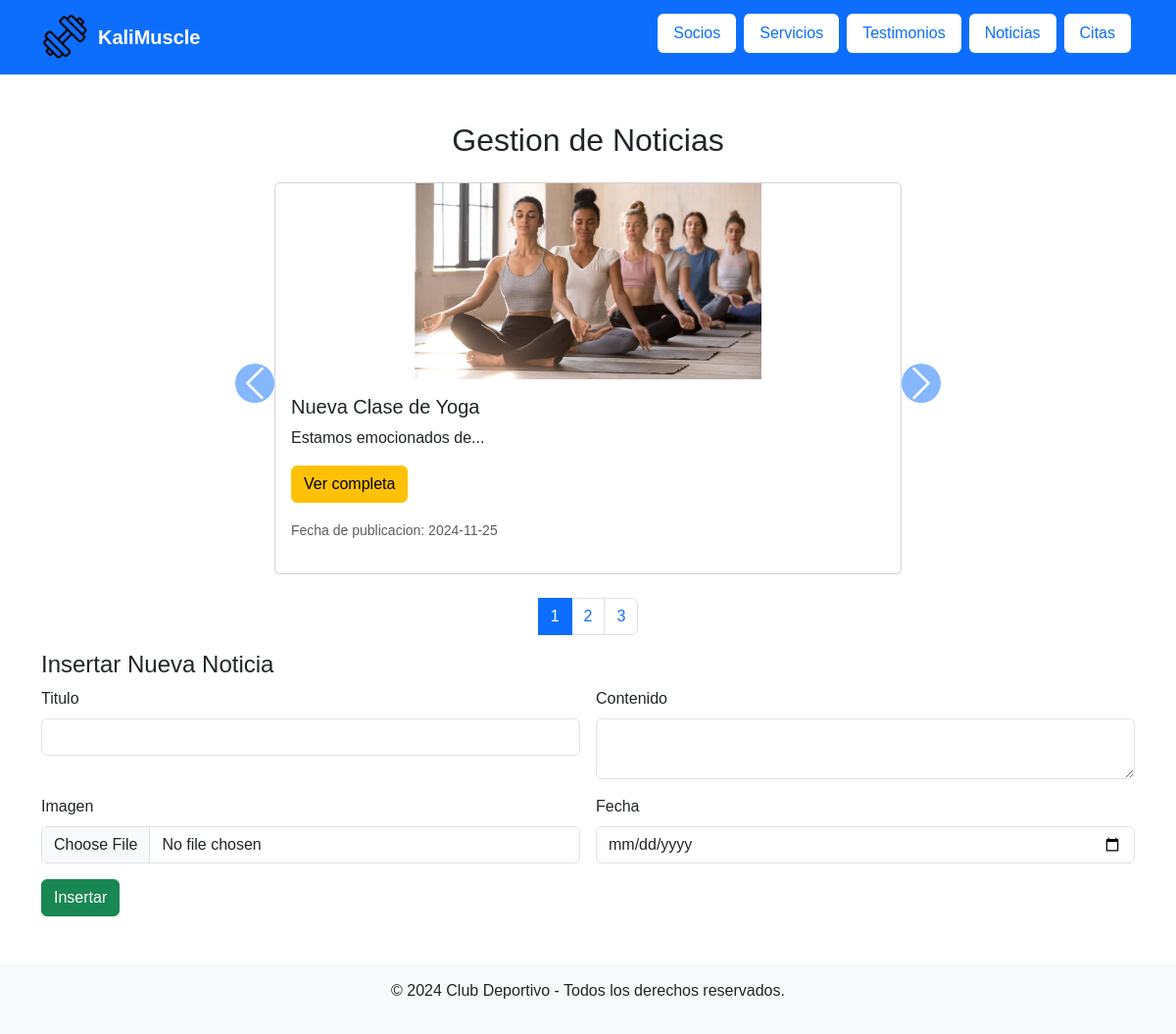
The page /php/noticias.php on the database its author committed.
### tables this page shows
CREATE TABLE `noticia` (
  `id` int(11) NOT NULL,
  `titulo` varchar(100) NOT NULL,
  `contenido` varchar(50000) NOT NULL,
  `imagen` varchar(100) NOT NULL,
  `fecha` date NOT NULL
);

### funciones/crud.php (the view, shortened to what this page needs)
<?php
function numeroNoticias($conexionBD)
{
    $sentencia = "SELECT COUNT(id) as Total FROM noticia";
    $consulta = $conexionBD->prepare($sentencia);
    $consulta->execute();
    $resultado = $consulta->get_result();
    while ($fila = $resultado->fetch_array(MYSQLI_ASSOC)) {
        $total = (int) $fila["Total"];
        return $total;
    }
}
function listarNoticias($conexionBD, $numero)
{
    $consulta = "SELECT * FROM noticia LIMIT 4 OFFSET ?";
    $resultado = $conexionBD->prepare($consulta);
    $resultado->bind_param("i", $numero);
    $resultado->execute();
    $resultado = $resultado->get_result();
    if ($resultado->num_rows > 0) {
        echo '<div id="carouselNoticias" class="carousel slide" data-bs-ride="carousel">';
        echo '<div class="carousel-inner">';
        $activa = true;
        while ($fila = $resultado->fetch_assoc()) {
            $id = $fila['id'];
            $titulo = $fila['titulo'];
            $contenido = $fila['contenido'];
            $imagen = $fila['imagen'];
            $fecha = $fila['fecha'];
            $contenidoLimitado = implode(' ', array_slice(explode(' ', $contenido), 0, 3)) . '...';
            echo '
            <div class="carousel-item ' . ($activa ? 'active' : '') . '">
                <div class="card mx-auto" style="width: 80%;">
                    <img src="' . $imagen . '" class="card-img-top" alt="Imagen de ' . $titulo . '" style="height: 300px; object-fit: contain;">
                    <div class="card-body">
                        <h5 class="card-title">' . $titulo . '</h5>
                        <p class="card-text">' . $contenidoLimitado . '</p>
                        <p><a href="modificar_ver/ver_noticia.php?id=' . $id . '" class="btn btn-warning">Ver completa</a></p>
                        <p class="text-muted"><small>Fecha de publicacion: ' . $fecha . '</small></p>
                    </div>
                </div>
            </div>';
            $activa = false;
        }
        echo '</div>';
        echo '
        <button class="carousel-control-prev" type="button" data-bs-target="#carouselNoticias" data-bs-slide="prev">
            <span class="carousel-control-prev-icon" aria-hidden="true"></span>
            <span class="visually-hidden">Anterior</span>
        </button>
        <button class="carousel-control-next" type="button" data-bs-target="#carouselNoticias" data-bs-slide="next">
            <span class="carousel-control-next-icon" aria-hidden="true"></span>
            <span class="visually-hidden">Siguiente</span>
        </button>';
        echo '</div>';
    } else {
        echo '<p class="text-center text-muted">No hay noticias disponibles.</p>';
    }
}
?>
<?php
function carrusel($conexion)
{
    $pagina = $_GET['pagina'] ?? 1;
    $division = ($pagina - 1) * 4;
    listarNoticias($conexion, $division);
    $totalNoticias = numeroNoticias($conexion);
    $totalPaginas = ceil($totalNoticias / 4);
    echo '<nav class="mt-4"><ul class="pagination justify-content-center">';
    for ($i = 1; $i <= $totalPaginas; $i++) {
        $activa = ($i == $pagina) ? 'active text-white bg-primary' : '';
        echo '<li class="page-item ' . $activa . '">
                <a class="page-link ' . $activa . '" href="?pagina=' . $i . '">' . $i . '</a>
              </li>';
    }
    echo '</ul></nav>';
}
?>
<?php
function nav()
{
    echo '<nav class="navbar navbar-expand-lg navbar-dark bg-primary sticky-top">
    <div class="container">
        <a class="navbar-brand d-flex align-items-center" href="../index.php">
            <img src="../imagenesGenerales/icono.png" alt="Logo" class="logo me-2">
            <span class="fw-bold">KaliMuscle</span>
        </a>
        <button class="navbar-toggler" type="button" data-bs-toggle="collapse" data-bs-target="#navbarNav"
            aria-controls="navbarNav" aria-expanded="false" aria-label="Toggle navigation">
            <span class="navbar-toggler-icon"></span>
        </button>
        <div class="collapse navbar-collapse" id="navbarNav">
            <ul class="navbar-nav ms-auto">
                <li class="nav-item mb-2 mb-md-2">
                    <a class="nav-link text-primary bg-white rounded px-3 py-2 mx-1" href="socios.php">Socios</a>
                </li>
                <li class="nav-item mb-2 mb-md-2">
                    <a class="nav-link text-primary bg-white rounded px-3 py-2 mx-1" href="servicios.php">Servicios</a>
                </li>
                <li class="nav-item mb-2 mb-md-2">
                    <a class="nav-link text-primary bg-white rounded px-3 py-2 mx-1" href="testimonios.php">Testimonios</a>
                </li>
                <li class="nav-item mb-2 mb-md-2">
                    <a class="nav-link text-primary bg-white rounded px-3 py-2 mx-1" href="noticias.php">Noticias</a>
                </li>
                <li class="nav-item mb-2 mb-md-2">
                    <a class="nav-link text-primary bg-white rounded px-3 py-2 mx-1" href="citas.php">Citas</a>
                </li>
            </ul>
        </div>
    </div>
</nav>
';
}
function footer()
{
    echo '    <footer class="bg-light footer text-center py-3">
        <p>© 2024 Club Deportivo - Todos los derechos reservados.</p>
    </footer>';
}
?>

### estilos/estilos.css (style rules this page uses)
* { font-family: Verdana, Geneva, Tahoma, sans-serif; -webkit-user-drag: none; }
.nav-item { transition: transform 0.3s ease, background-color 0.3s ease; user-select: none; }
.logo { max-width: 100%; width: 50px; height: 50px; transform: rotate(-45deg); user-select: none; }
.navbar-brand { display: flex; align-items: center; user-select: none; }
.card-img-top { width: 100%; height: 300px; object-fit: contain; max-height: 200px; }
.navbar-nav { width: fit-content; }
.carousel-control-prev-icon, .carousel-control-next-icon { background-color: #0d6efd; border-radius: 50%; padding: 20px; }
.carousel-control-prev, .carousel-control-next { height: 50px; top: 45%; }
#carouselNoticias { max-width: 800px; margin: 0 auto; }

### rows shown on the page
noticia: imagen (picture), titulo "Nueva Clase de Yoga", contenido "Estamos emocionados de...", fecha "2024-11-25"
